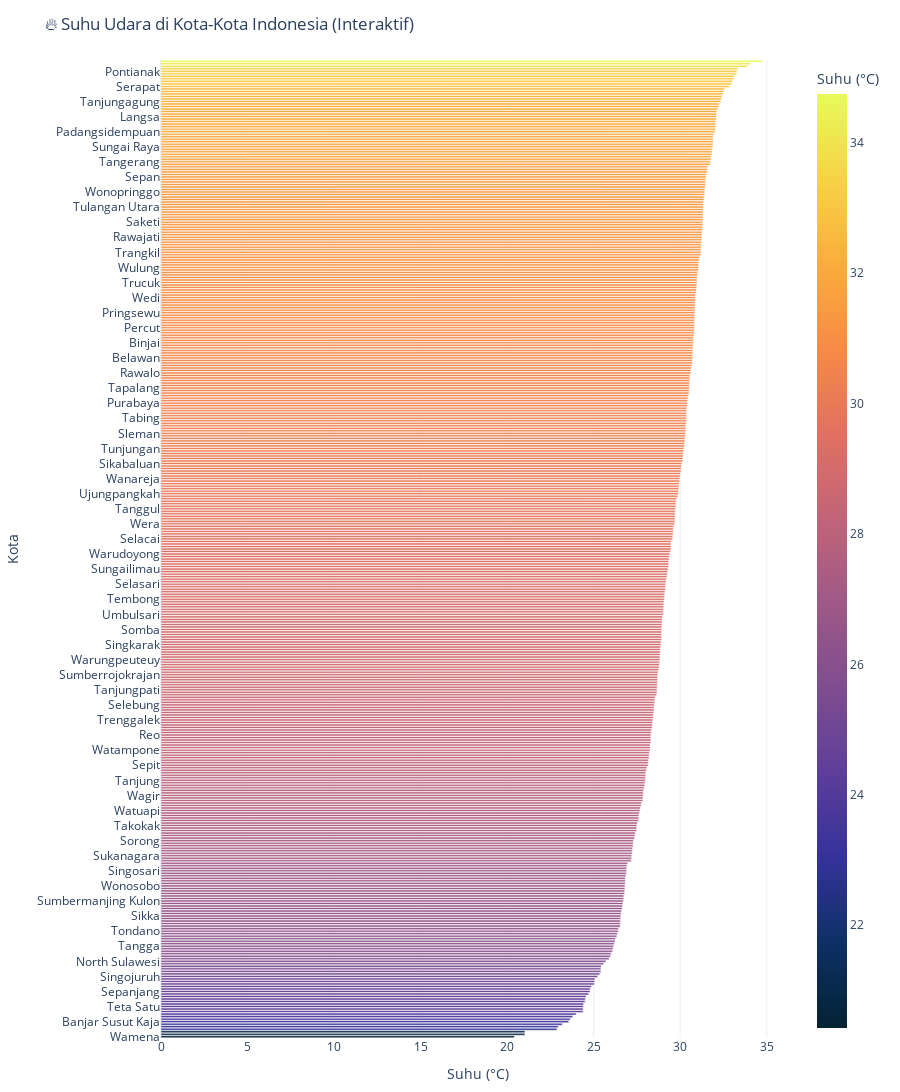

Here is the notebook cell this chart was saved with:
### Code cell
import plotly.express as px

# Urutkan berdasarkan suhu tertinggi
df_sorted = df.sort_values(by="Suhu (°C)", ascending=False)

# Plot
fig = px.bar(
    df_sorted,
    x="Suhu (°C)",
    y="Kota",
    orientation="h",
    title="🔥 Suhu Udara di Kota-Kota Indonesia (Interaktif)",
    color="Suhu (°C)",
    color_continuous_scale="thermal",
    height=1600  # cukup untuk 400 kota
)

fig.update_layout(
    yaxis={'categoryorder':'total ascending'},
    margin=dict(l=100, r=40, t=60, b=30),
    template="plotly_white"
)

fig.show()

### Figure 1 — Plotly figure (JSON) as saved in the notebook; plotly's stock layout.template omitted (floating-point values rounded to 4 significant figures; data arrays with more than 128 entries replaced by an {"elided": "..."} marker saying what was removed)
{"data": [{"hovertemplate": "Suhu (°C)=%{marker.color}<br>Kota=%{y}<extra></extra>", "legendgroup": "", "marker": {"color": {"elided": "389 float values"}, "coloraxis": "coloraxis", "pattern": {"shape": ""}}, "name": "", "orientation": "h", "showlegend": false, "textposition": "auto", "type": "bar", "x": {"elided": "389 float values"}, "xaxis": "x", "y": {"elided": "389 str values"}, "yaxis": "y"}], "layout": {"barmode": "relative", "coloraxis": {"colorbar": {"title": {"text": "Suhu (°C)"}}, "colorscale": [[0, "rgb(3, 35, 51)"], [0.09091, "rgb(13, 48, 100)"], [0.1818, "rgb(53, 50, 155)"], [0.2727, "rgb(93, 62, 153)"], [0.3636, "rgb(126, 77, 143)"], [0.4545, "rgb(158, 89, 135)"], [0.5455, "rgb(193, 100, 121)"], [0.6364, "rgb(225, 113, 97)"], [0.7273, "rgb(246, 139, 69)"], [0.8182, "rgb(251, 173, 60)"], [0.9091, "rgb(246, 211, 70)"], [1, "rgb(231, 250, 90)"]]}, "height": 1600, "legend": {"tracegroupgap": 0}, "margin": {"b": 30, "l": 100, "r": 40, "t": 60}, "title": {"text": "🔥 Suhu Udara di Kota-Kota Indonesia (Interaktif)"}, "xaxis": {"anchor": "y", "domain": [0, 1], "title": {"text": "Suhu (°C)"}}, "yaxis": {"anchor": "x", "categoryorder": "total ascending", "domain": [0, 1], "title": {"text": "Kota"}}}}
